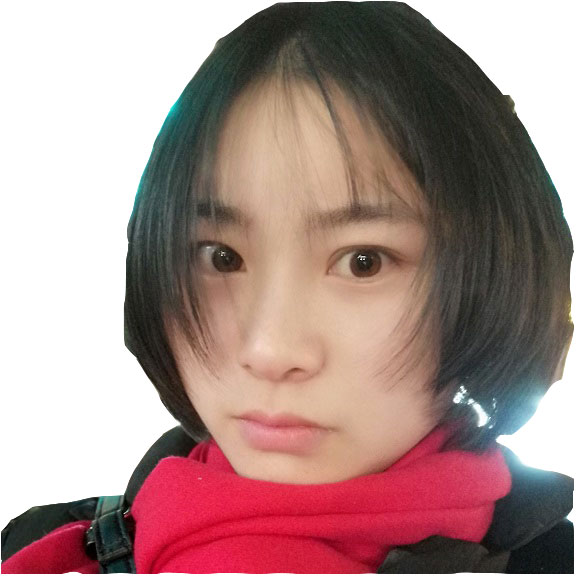
#> input picture 图片处理/1236.jpg, 576 x 576 px
$ python '图片处理.py'
#> lines starting #> are read from the running program, lines starting #| are printed output that depends on the picture; after the words box and inside, x2 and y2 are one past the last pixel; in counts of white or black regions, pixels touching at a corner belong together
import cv2

num_down = 2  # 减少像素的数目
num_bilateral = 7  # 定义双边波的数目

img_rgb = cv2.imread("./1236.jpg")
#> img_rgb is the input picture: shape (576, 576, 3); mean B, G, R 137, 139.9, 168.4

# 用高斯金字塔降低取样
img_color = img_rgb
for _ in range(num_down):
    img_color = cv2.pyrDown(img_color)
#> this loop made 2 passes
#> pass 2, `img_color = cv2.pyrDown(img_color)`:
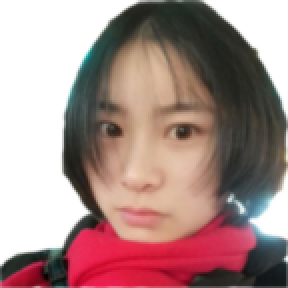
#> img_color: shape (144, 144, 3) (shown 2 times larger); mean B, G, R 137, 139.9, 168.3


# 重复使用小的双边滤波代替一个大的滤波
for _ in range(num_bilateral):
    img_color = cv2.bilateralFilter(img_color, d=9, sigmaColor=7, sigmaSpace=2)
# print(len(img_color))
# 升采样图片到原始大小

for _ in range(num_down):
    img_color = cv2.pyrUp(img_color)
#> this loop made 2 passes
#> pass 1, `img_color = cv2.pyrUp(img_color)`:
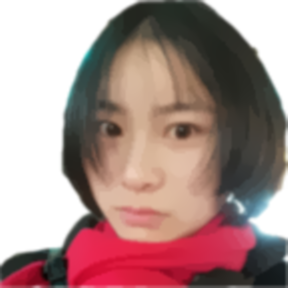
#> img_color: shape (288, 288, 3); mean B, G, R 136.8, 139.7, 168.3

# 转换灰度，并使用中值滤波器减少噪点
img_gray = cv2.cvtColor(img_rgb, cv2.COLOR_RGB2GRAY)
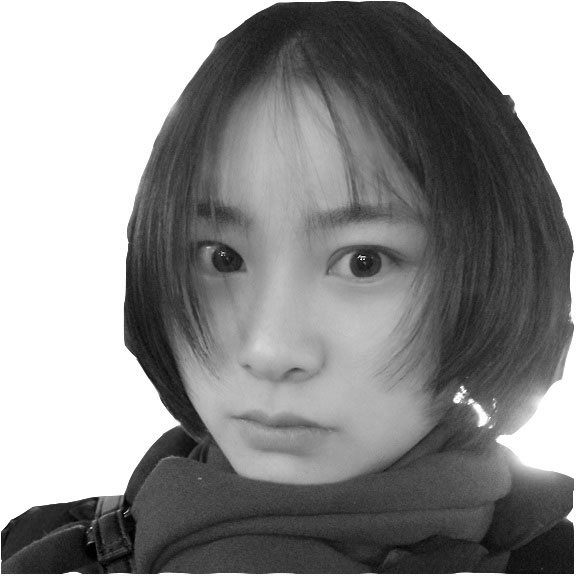
#> img_gray: shape (576, 576); min 0, max 255, mean 142.3
img_blur = cv2.medianBlur(img_gray, 7)

# 创建轮廓
# 检测到边缘并增强其效果
img_edge = cv2.adaptiveThreshold(img_blur, 255, cv2.ADAPTIVE_THRESH_MEAN_C, cv2.THRESH_BINARY, blockSize=9, C=5)
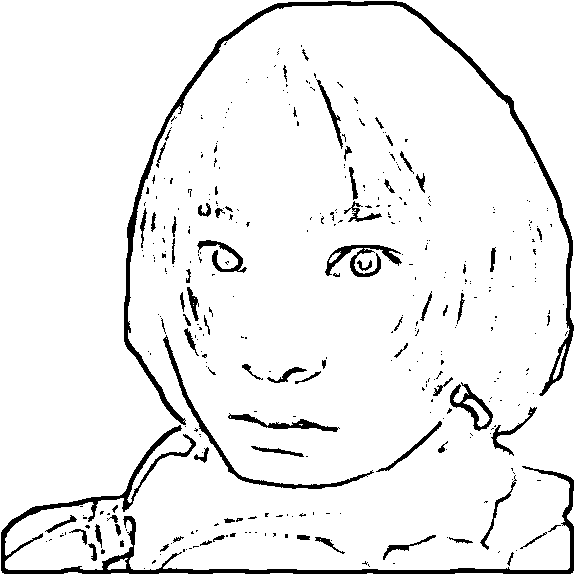
#> img_edge: shape (576, 576); 93.7% white; 371 black regions (296 under 20 px), largest, box (x1, y1, x2, y2) and area: (1, 425, 574, 574) 5338, (124, 1, 574, 425) 5325, (163, 335, 374, 489) 1242
# cv2.imshow('cattoon', img_edge)
# cv2.waitKey(0)
#  合并轮廓与彩色图片

# 转换彩色图像
img_edge = cv2.cvtColor(img_edge, cv2.COLOR_GRAY2BGR)
# print(len(img_color))
img_cartoon = cv2.bitwise_and(img_color, img_edge)
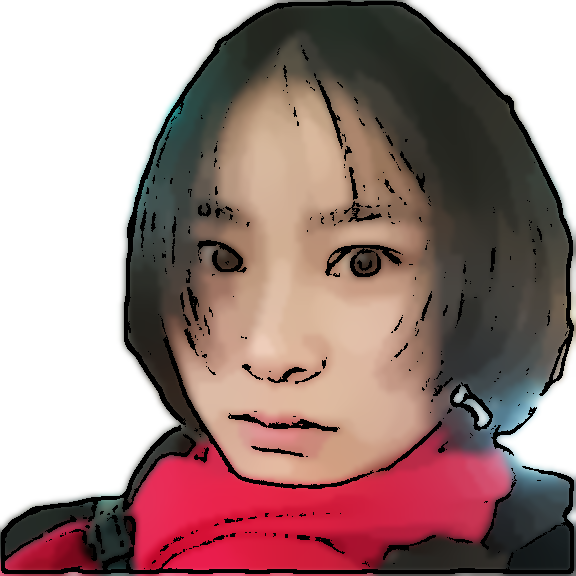
#> img_cartoon: shape (576, 576, 3); mean B, G, R 131.2, 133.9, 160.8

# 显示图片

cv2.imshow('cattoon', img_edge)
cv2.waitKey(0)
cv2.imwrite('meng.jpg', img_edge)

$ run again, with 图片处理/123.jpg copied over 图片处理/1236.jpg
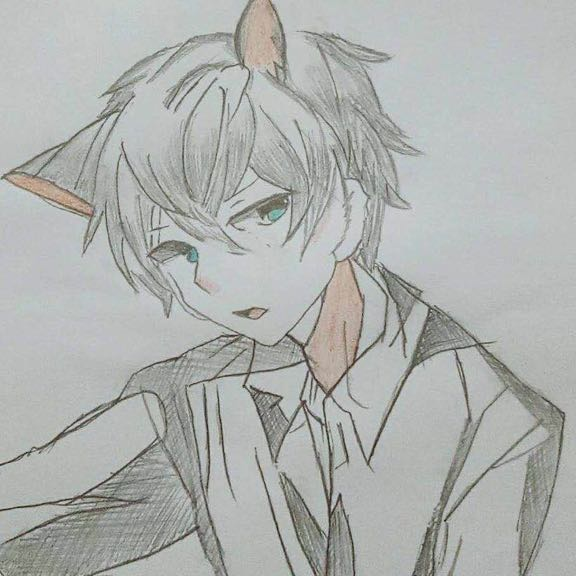
#> input picture 图片处理/123.jpg, 576 x 576 px
#> img_rgb is the input picture: shape (576, 576, 3); mean B, G, R 174.6, 177, 174.6
#> `img_edge = cv2.adaptiveThreshold(img_blur, 255, cv2.ADAPTIVE_THRESH_ME..`:
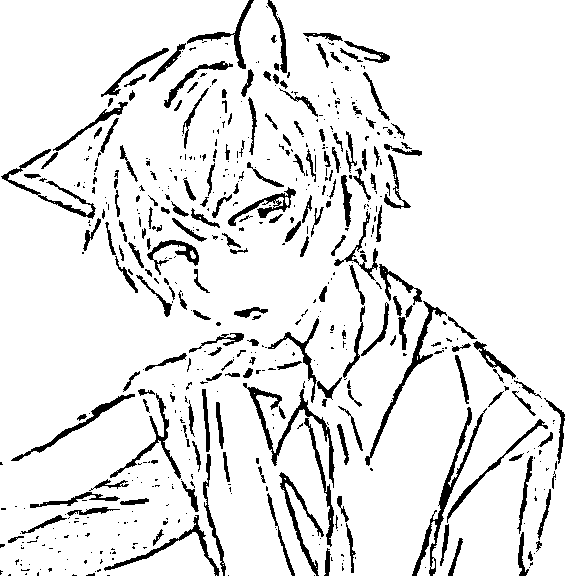
#> img_edge: shape (576, 576); 90.6% white; 568 black regions (366 under 20 px), largest, box (x1, y1, x2, y2) and area: (412, 407, 487, 576) 1337, (243, 383, 335, 488) 1241, (365, 301, 447, 466) 955
#> `img_cartoon = cv2.bitwise_and(img_color, img_edge)`:
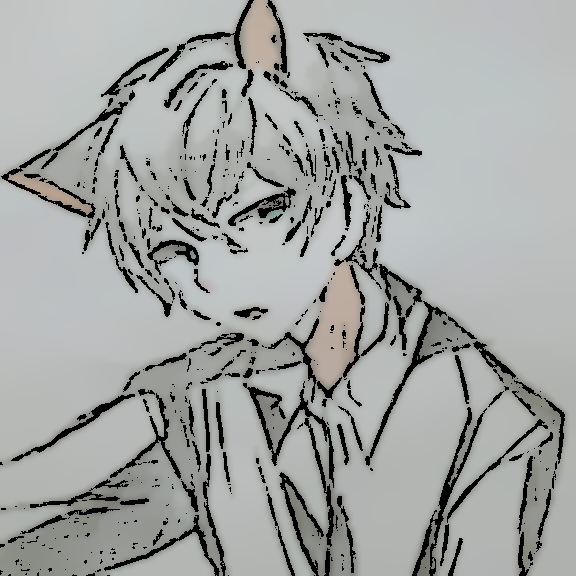
#> img_cartoon: shape (576, 576, 3); mean B, G, R 161.2, 163.1, 160.8

$ run again, with 图片处理/222.jpg copied over 图片处理/1236.jpg
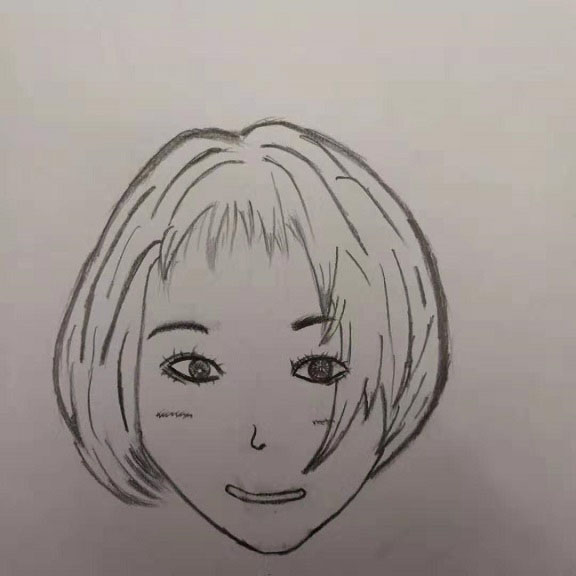
#> input picture 图片处理/222.jpg, 576 x 576 px
#> img_rgb is the input picture: shape (576, 576, 3); mean B, G, R 143.6, 147.5, 156.1
#> `img_edge = cv2.adaptiveThreshold(img_blur, 255, cv2.ADAPTIVE_THRESH_ME..`:
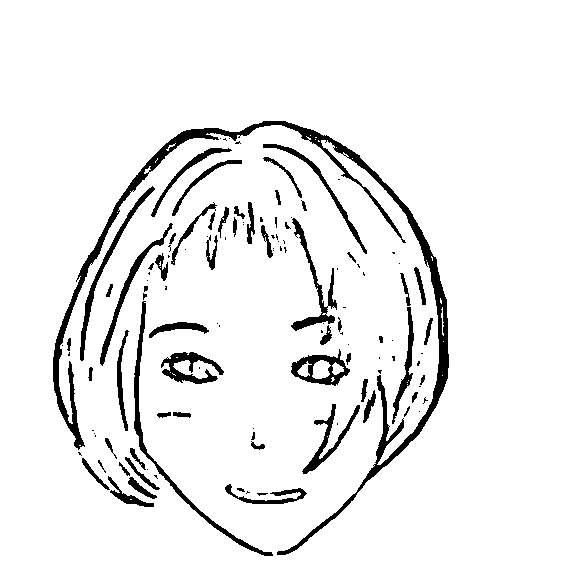
#> img_edge: shape (576, 576); 93.3% white; 121 black regions (60 under 20 px), largest, box (x1, y1, x2, y2) and area: (53, 121, 449, 555) 8040, (134, 301, 273, 556) 1401, (291, 218, 337, 331) 958
#> `img_cartoon = cv2.bitwise_and(img_color, img_edge)`:
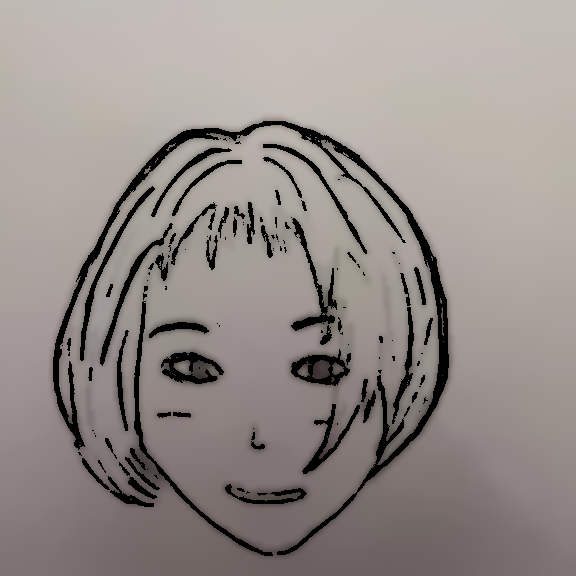
#> img_cartoon: shape (576, 576, 3); mean B, G, R 137, 140.6, 148.7
